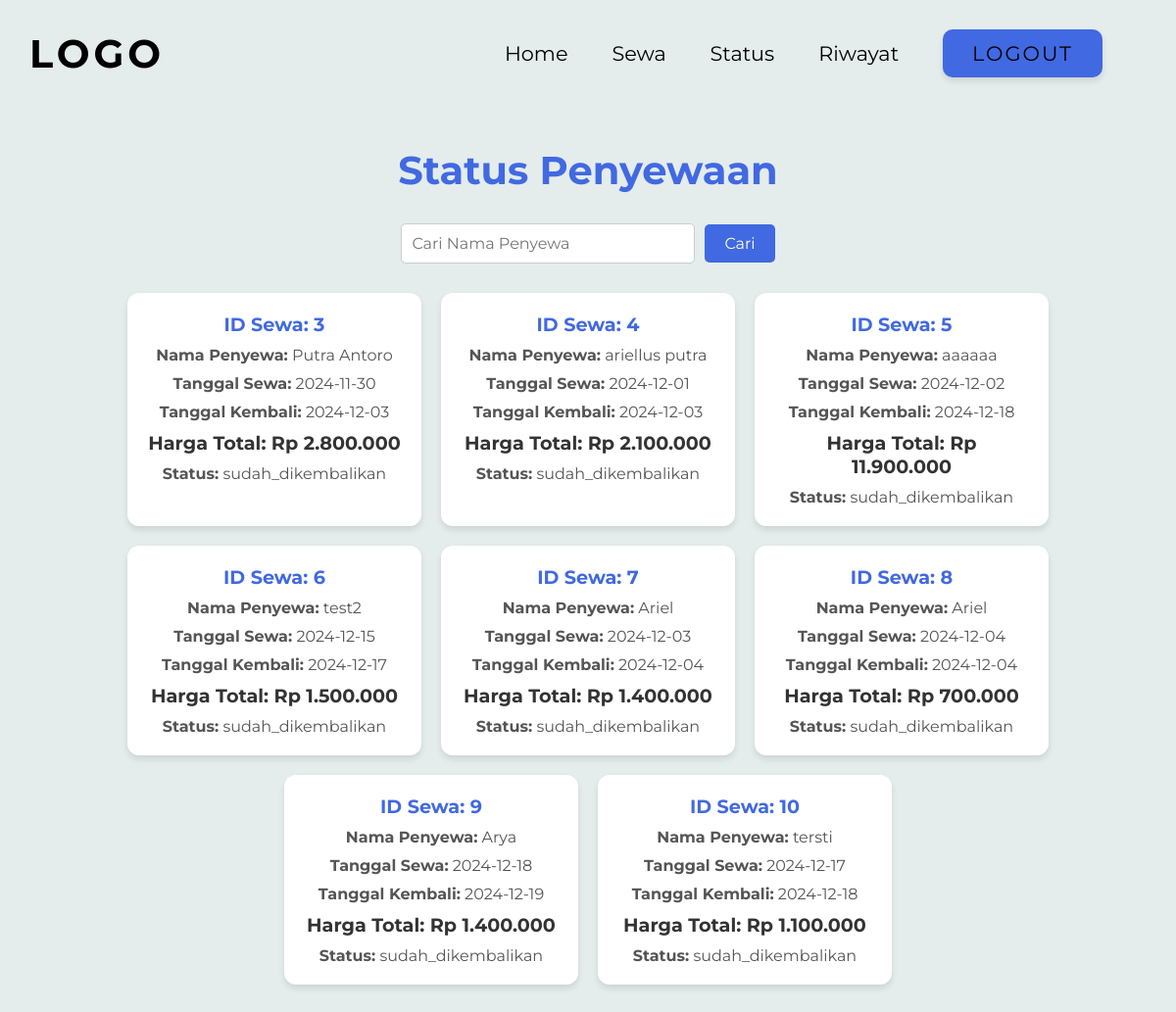
The app's page /status.php (signed in) with its own data.
### tables this page shows
CREATE TABLE `penyewaan` (
  `sewa_id` int(11) NOT NULL,
  `user_id` int(11) DEFAULT NULL,
  `mobil_id` int(11) DEFAULT NULL,
  `tanggal_sewa` date DEFAULT NULL,
  `tanggal_kembali` date DEFAULT NULL,
  `harga_total` decimal(10,2) DEFAULT NULL,
  `status_sewa` varchar(255) DEFAULT 'Menunggu Pembayaran',
  `alamat` varchar(255) DEFAULT NULL,
  `nama_penyewa` varchar(100) DEFAULT NULL
);

### status.php (the view, shortened to what this page needs)
<?php
require_once "koneksi.php";
$user_id = $_SESSION['user_id'];
$search = isset($_POST['search']) ? $_POST['search'] : '';
$query = "SELECT * FROM penyewaan WHERE user_id = ? AND nama_penyewa LIKE ?";
$stmt = $con->prepare($query);
$search_term = "%" . $search . "%";
$stmt->bind_param("is", $user_id, $search_term);
$stmt->execute();
$result = $stmt->get_result();
?>
<!DOCTYPE html>
<html lang="en">
<head>
    <link rel="stylesheet" href="./CSS/statusStyle.css?v=1.0">
</head>
<body>
    <header>
        <nav>
            <div class="logo">
                <h1>LOGO</h1>
            </div>
            <div class="menu">
                <a href="index.php">Home</a>
                <a href="sewa.php">Sewa</a>
                <a href="status.php">Status</a>
                <a href="riwayat.php">Riwayat</a>
                <?php if (isset($_SESSION["login"])): ?>
                    <a href="logout.php" class="login">Logout</a>
                <?php else: ?>
                    <a href="login.php" class="login">Login</a>
                <?php endif; ?>
            </div>
        </nav>
    </header>
    <main>
        <div class="content-wrapper">
            <h2>Status Penyewaan</h2>
            <form method="POST" action="" class="search-form">
                <input type="text" name="search" placeholder="Cari Nama Penyewa" value="<?= htmlspecialchars($search) ?>" class="search-input">
                <button type="submit" class="search-button">Cari</button>
            </form>
            <div class="card-container">
                <?php if ($result->num_rows > 0): ?>
                    <?php while ($row = $result->fetch_assoc()): ?>
                        <div class="card">
                            <h3>ID Sewa: <?= htmlspecialchars($row['sewa_id']) ?: "N/A" ?></h3>
                            <p><strong>Nama Penyewa:</strong> <?= htmlspecialchars($row['nama_penyewa']) ?: "N/A" ?></p>
                            <p><strong>Tanggal Sewa:</strong> <?= htmlspecialchars($row['tanggal_sewa']) ?: "N/A" ?></p>
                            <p><strong>Tanggal Kembali:</strong> <?= htmlspecialchars($row['tanggal_kembali']) ?: "N/A" ?></p>
                            <p class="price"><strong>Harga Total:</strong> Rp <?= number_format($row['harga_total'], 0, ',', '.') ?></p>
                            <p><strong>Status:</strong> <?= htmlspecialchars($row['status_sewa']) ?></p>
                        </div>
                    <?php endwhile; ?>
                <?php else: ?>
                    <p>Anda tidak memiliki penyewaan aktif saat ini.</p>
                <?php endif; ?>
            </div>
        </div>
    </main>
</body>
</html>

### CSS/statusStyle.css (style rules this page uses)
* { margin: 0; padding: 0; box-sizing: border-box; font-family: 'Montserrat', 'Roboto', sans-serif; }
body { background-color: rgba(221, 231, 231, 0.785); }
header { padding: 30px; }
nav { display: flex; align-items: center; justify-content: space-between; }
.logo h1 { font-size: 2.5rem; letter-spacing: 4px; }
.menu { width: 700px; display: flex; align-items: center; justify-content: space-evenly; }
.menu a { text-decoration: none; font-size: 1.3rem; font-weight: 400; color: black; position: relative; transition: color 0.3s ease; }
.menu a::after { content: ''; position: absolute; width: 0; height: 2px; background-color: rgb(65, 105, 225); bottom: -5px; left: 50%; transform: translateX(-50%); transition: width 0.3s ease; }
.login { padding: 12px 30px; border-radius: 10px; background-color: rgb(65, 105, 225); color: white; font-size: 1.2rem; font-weight: bold; letter-spacing: 2px; border: none; text-transform: uppercase; cursor: pointer; transition: background-color 0.3s ease, transform 0.2s ease; box-shadow: 0 4px 6px rgba(0, 0, 0, 0.1); }
main { display: flex; flex-direction: column; justify-content: center; align-items: center; padding: 40px 20px; max-width: 1200px; margin: 0 auto; }
.content-wrapper { width: 100%; text-align: center; }
h2 { font-size: 2.5rem; margin-bottom: 30px; color: rgb(65, 105, 225); }
.search-form { display: flex; justify-content: center; align-items: center; gap: 10px; margin-bottom: 30px; }
.search-input { padding: 10px; border-radius: 5px; border: 1px solid #ccc; font-size: 1rem; width: 300px; transition: border-color 0.3s ease; }
.search-button { padding: 10px 20px; border-radius: 5px; background-color: rgb(65, 105, 225); color: white; font-size: 1rem; border: none; cursor: pointer; transition: background-color 0.3s ease, transform 0.2s ease; }
.card-container { display: flex; flex-wrap: wrap; gap: 20px; justify-content: center; margin-top: 30px; }
.card { background-color: white; border-radius: 12px; box-shadow: 0px 4px 6px rgba(0, 0, 0, 0.1); padding: 20px; width: 300px; display: flex; flex-direction: column; gap: 10px; transition: transform 0.3s ease, box-shadow 0.3s ease; opacity: 0; transform: translateY(20px); animation: fadeInUp 0.5s ease forwards; }
.card h3 { font-size: 1.2rem; color: rgb(65, 105, 225); }
.card p { font-size: 1rem; color: #555; }
.card .price { font-size: 1.2rem; font-weight: bold; color: #333; }

### records on screen
penyewaan: sewa_id "3", nama_penyewa "Putra Antoro", tanggal_sewa "2024-11-30", tanggal_kembali "2024-12-03", harga_total "2.800.000", status_sewa "sudah_dikembalikan"
penyewaan: sewa_id "4", nama_penyewa "ariellus putra", tanggal_sewa "2024-12-01", tanggal_kembali "2024-12-03", harga_total "2.100.000", status_sewa "sudah_dikembalikan"
penyewaan: sewa_id "5", nama_penyewa "aaaaaa", tanggal_sewa "2024-12-02", tanggal_kembali "2024-12-18", harga_total "11.900.000", status_sewa "sudah_dikembalikan"
penyewaan: sewa_id "6", nama_penyewa "test2", tanggal_sewa "2024-12-15", tanggal_kembali "2024-12-17", harga_total "1.500.000", status_sewa "sudah_dikembalikan"
penyewaan: sewa_id "7", nama_penyewa "Ariel", tanggal_sewa "2024-12-03", tanggal_kembali "2024-12-04", harga_total "1.400.000", status_sewa "sudah_dikembalikan"
penyewaan: sewa_id "8", nama_penyewa "Ariel", tanggal_sewa "2024-12-04", tanggal_kembali "2024-12-04", harga_total "700.000", status_sewa "sudah_dikembalikan"
penyewaan: sewa_id "9", nama_penyewa "Arya", tanggal_sewa "2024-12-18", tanggal_kembali "2024-12-19", harga_total "1.400.000", status_sewa "sudah_dikembalikan"
penyewaan: sewa_id "10", nama_penyewa "tersti", tanggal_sewa "2024-12-17", tanggal_kembali "2024-12-18", harga_total "1.100.000", status_sewa "sudah_dikembalikan"
